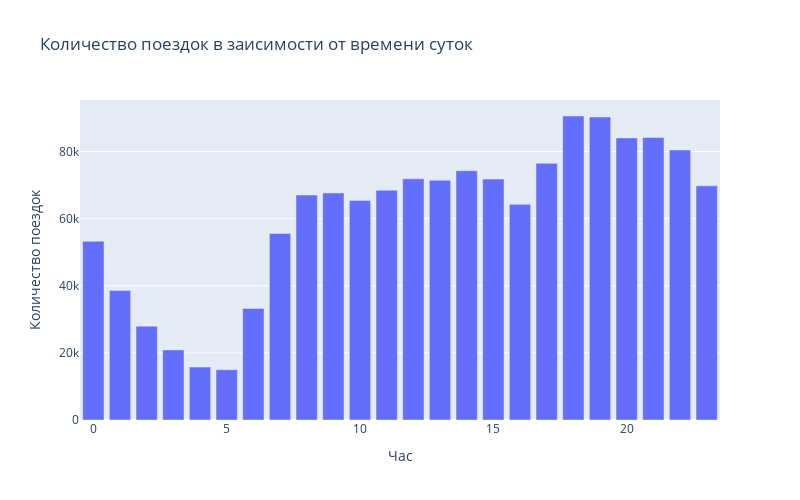

The notebook cell this image was saved under:
### Markdown cell above
### Задание 3.4.
Постройте две визуализации:
* Распределение количества поездок в зависимости от часа дня;
* Зависимость медианной длительности поездки от часа дня.

На основе построенных графиков ответьте на следующие вопросы:

а) В какое время суток такси заказывают реже всего?

б) В какое время суток наблюдается пик медианной длительности поездок?

### Code cell
trips_by_hour = taxi_data.groupby('pickup_hour')['store_and_fwd_flag'].count()
fig = px.bar(
       x=trips_by_hour.index,
       y = trips_by_hour.values,
       title='Количество поездок в заисимости от времени суток',
       labels ={'x':'Час','y':'Количество поездок'},
       width =800,
       height=500
       )
fig.show()

### Figure 1 — Plotly figure (JSON) as saved in the notebook; plotly's stock layout.template omitted (floating-point values rounded to 4 significant figures)
{"data": [{"alignmentgroup": "True", "hovertemplate": "Час=%{x}<br>Количество поездок=%{y}<extra></extra>", "legendgroup": "", "marker": {"color": "#636efa", "pattern": {"shape": ""}}, "name": "", "offsetgroup": "", "orientation": "v", "showlegend": false, "textposition": "auto", "type": "bar", "x": [0, 1, 2, 3, 4, 5, 6, 7, 8, 9, 10, 11, 12, 13, 14, 15, 16, 17, 18, 19, 20, 21, 22, 23], "xaxis": "x", "y": [53234, 38562, 27966, 20888, 15784, 14990, 33233, 55580, 67040, 67646, 65420, 68455, 71858, 71453, 74265, 71785, 64285, 76466, 90581, 90292, 84049, 84170, 80469, 69762], "yaxis": "y"}], "layout": {"barmode": "relative", "height": 500, "legend": {"tracegroupgap": 0}, "title": {"text": "Количество поездок в заисимости от времени суток"}, "width": 800, "xaxis": {"anchor": "y", "domain": [0, 1], "title": {"text": "Час"}}, "yaxis": {"anchor": "x", "domain": [0, 1], "title": {"text": "Количество поездок"}}}}
